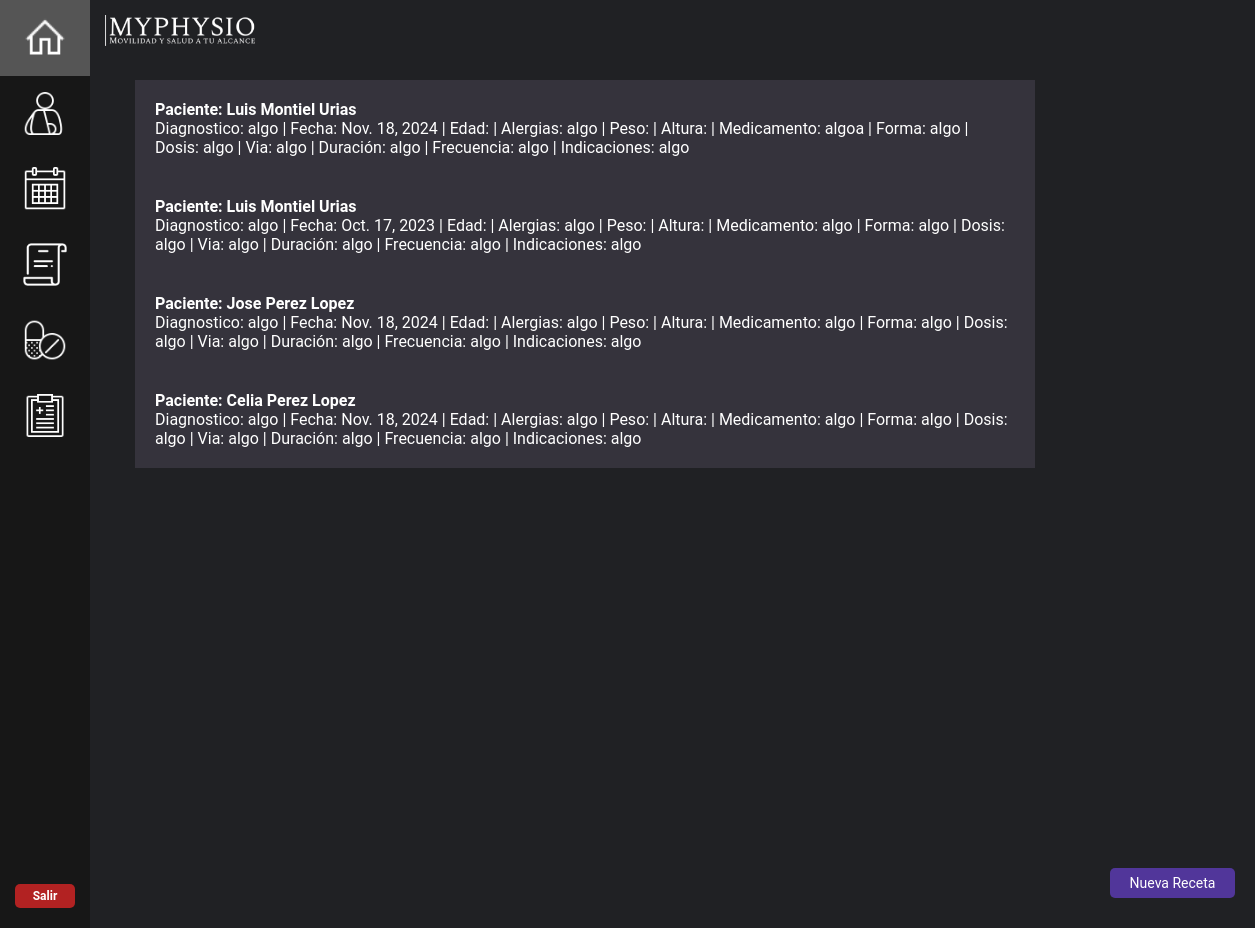
Page /recetas/ on the earlier database version.
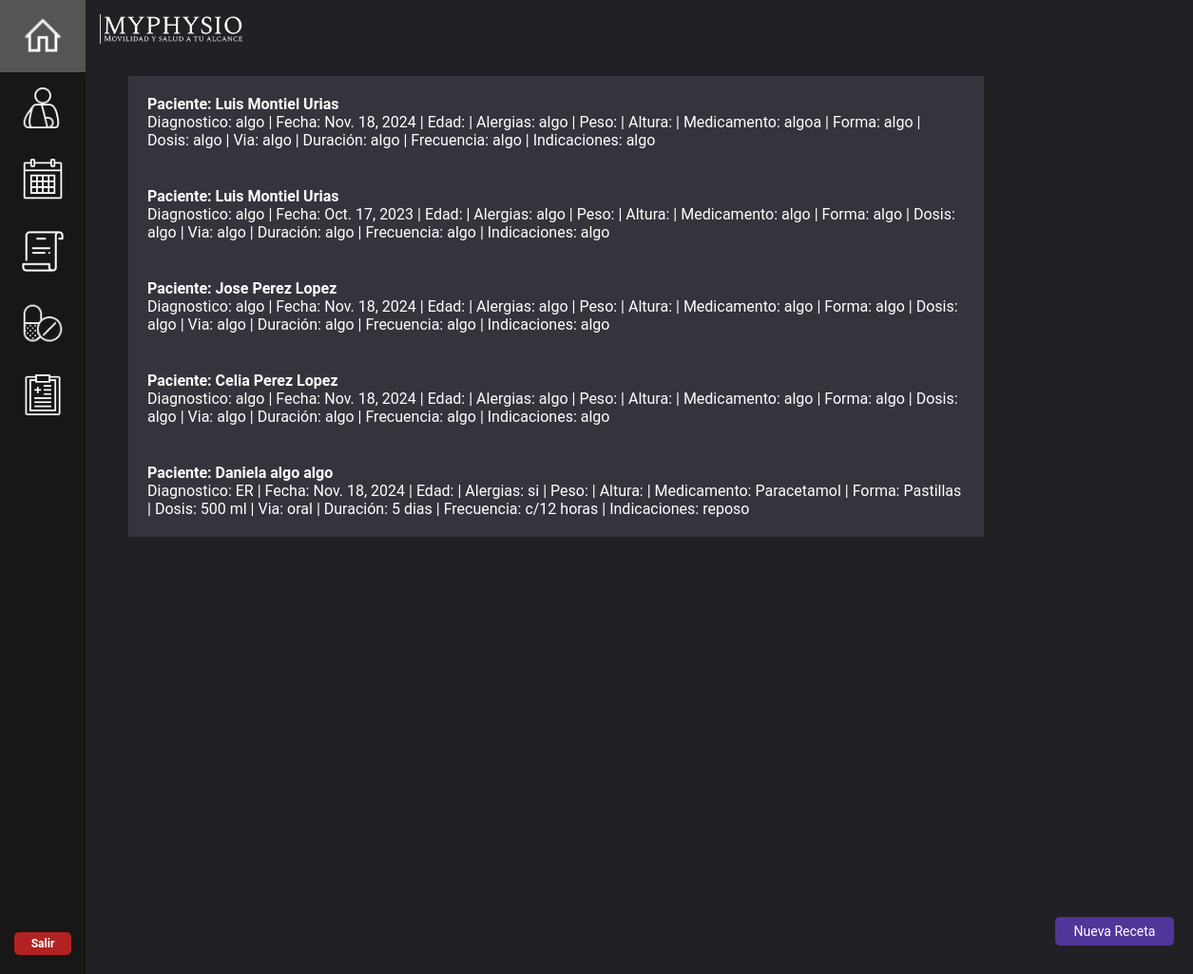
Same page on the later database version.
### mainapp/models.py (models this page shows, shortened)
class Receta(models.Model):
    paciente = models.ForeignKey(Paciente, on_delete=models.CASCADE, blank=False, null=False)
    diagnostico = models.CharField(max_length=255)
    fecha = models.DateField()
    alergia = models.CharField(max_length=255)
    medicamento = models.CharField(max_length=255)
    forma = models.CharField(max_length=255)
    dosis = models.CharField(max_length=255)
    via = models.CharField(max_length=255)
    duracion = models.CharField(max_length=255)
    frecuencia = models.CharField(max_length=255)
    indicaciones = models.CharField(max_length=255)

class Paciente(models.Model):
    nombre = models.CharField(max_length=50)
    apellido_paterno = models.CharField(max_length=50)
    apellido_materno = models.CharField(max_length=50)
    edad = models.IntegerField()
    sexo = models.CharField(max_length=50, blank=True, null=True)
    direccion = models.CharField(max_length=50, blank=True, null=True)
    telefonoP = models.IntegerField(blank=True, null=True)
    emailP = models.EmailField(blank=True, null=True)
    sintomas = models.CharField(max_length=50, blank=True, null=True)
    frecuencia_dolor = models.CharField(max_length=50, blank=True, null=True)
    act_causante = models.CharField(max_length=50, blank=True, null=True)
    descripcion_dolor = models.CharField(max_length=50, blank=True, null=True)
    intensidad_dolor = models.CharField(max_length=50, blank=True, null=True)
    tratamiento = models.CharField(max_length=50, blank=True, null=True)
    lesiones = models.CharField(max_length=50, blank=True, null=True)
    condicion = models.CharField(max_length=50, blank=True, null=True)
    tratamientos_previos = models.CharField(max_length=50, blank=True, null=True)
    medicacion_actual = models.CharField(max_length=50, blank=True, null=True)
    peso = models.IntegerField(blank=True, null=True)
    altura = models.IntegerField(blank=True, null=True)
    rango_mov = models.IntegerField(blank=True, null=True)
    presion = models.CharField(max_length=50, blank=True, null=True)
    ocupacion = models.CharField(max_length=50, blank=True, null=True)
    act_fisica = models.CharField(max_length=50, blank=True, null=True)
    descanso = models.CharField(max_length=50, blank=True, null=True)
    alimentacion = models.CharField(max_length=50, blank=True, null=True)
    def __str__(self):
        return self.nombre + ' ' + self.apellido_paterno + ' ' + self.apellido_materno

### mainapp/views.py (the view)
# urls.py: path("recetas/", views.recetas, name="recetas"),
def recetas(request):
    info_receta = Receta.objects.all
    return render(request, "./recetas.html", {'all': info_receta})

### mainapp/templates/recetas.html (shortened to what this page needs)
{% extends "dashboard_home.html" %}
{% load static %}
{% block content %}
<div class="container_recetas">
{% for item in all %}
    <div class="info_recetas">
    <strong>Paciente: {{item.paciente}}</strong> <br>
    Diagnostico: {{item.diagnostico}} |
    Fecha: {{item.fecha}} |
    Edad: {{item.edad}} |
    Alergias: {{item.alergia}} |
    Peso: {{item.peso}} |
    Altura: {{item.altura}} |
    Medicamento: {{item.medicamento}} |
    Forma: {{item.forma}} |
    Dosis: {{item.dosis}} |
    Via: {{item.via}} |
    Duración: {{item.duracion}} |
    Frecuencia: {{item.frecuencia}} |
    Indicaciones: {{item.indicaciones}}
    </div>
{% endfor %}
</div>
<div class="button-register">
    <a href="/reg_recetas"><button id="next1" class="next-button" type="button">Nueva Receta</button></a>
</div>
{% endblock %}

Differences in the rows shown:
added Receta: paciente "Daniela algo algo", diagnostico "ER", fecha "Nov. 18, 2024", alergia "si", medicamento "Paracetamol", forma "Pastillas", dosis "500 ml", via "oral", duracion "5 dias", frecuencia "c/12 horas", indicaciones "reposo"
